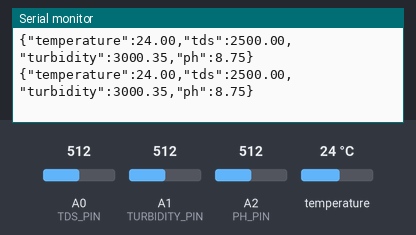
Bench run of a sketch on a simulated Arduino Uno, built with avr-gcc and run on an emulated ATmega328P. On the bench: the last lines printed to the serial monitor. The test bench sets the inputs (shaded band); at power-on: temperature 24 °C, A0 (TDS_PIN) = 512, A1 (TURBIDITY_PIN) = 512, A2 (PH_PIN) = 512.

Above: at 7.3 s.
7.4 s: temperature set to 12 °C
At 13.0 s:
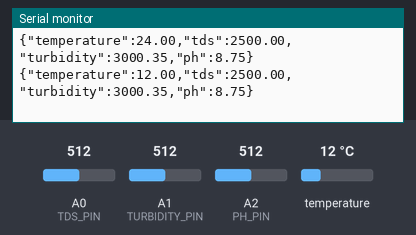
14.1 s: A0 (TDS_PIN) set to 716
At 18.6 s:
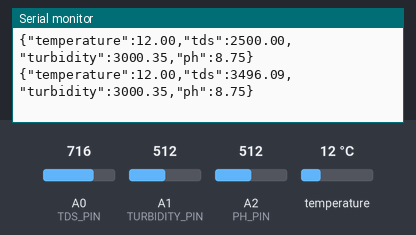
20.8 s: A1 (TURBIDITY_PIN) set to 716
At 24.2 s:
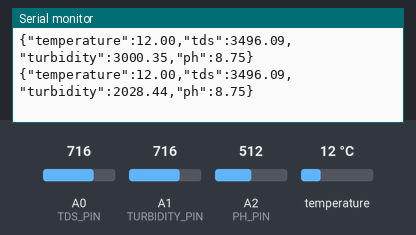
27.5 s: A2 (PH_PIN) set to 716
At 31.0 s:
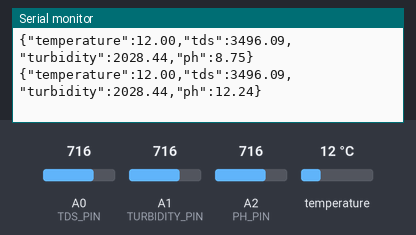
34.2 s: temperature set to 19 °C
At 36.6 s:
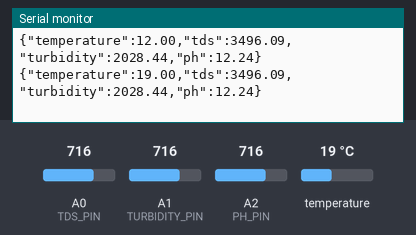
40.9 s: A0 (TDS_PIN) set to 992
At 42.3 s:
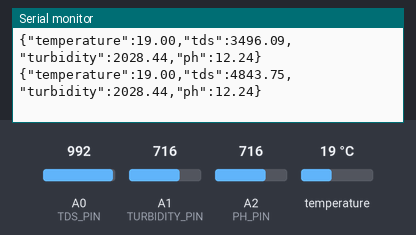
Timing chart, 0 to 43.9 s (numbered marks = the images above; inputs shaded):
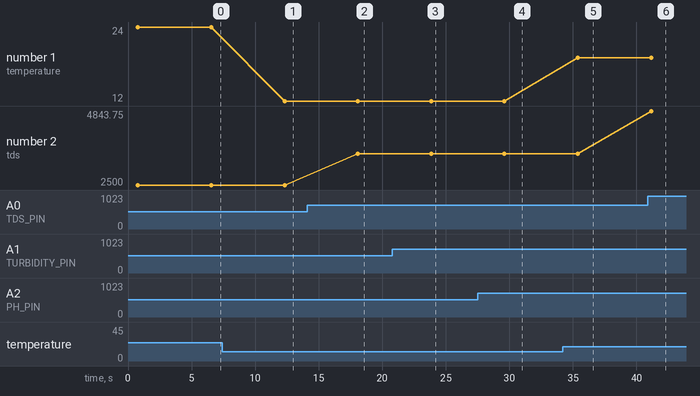

The sketch:

serial_comm.ino
```cpp
#include <OneWire.h>
#include <DallasTemperature.h>

// Pin definitions
#define ONE_WIRE_BUS 2    // DS18B20 temperature sensor pin
#define TDS_PIN A0        // TDS sensor analog pin
#define TURBIDITY_PIN A1  // Turbidity sensor analog pin
#define PH_PIN A2         // pH sensor analog pin

// Setup OneWire and DallasTemperature for the DS18B20 sensor
OneWire oneWire(ONE_WIRE_BUS);
DallasTemperature sensors(&oneWire);

// Variables to store sensor readings
float temperature, tds, turbidity, ph, turbidityNTU;

void setup() {
  Serial.begin(9600);  // Begin serial communication with ESP
  sensors.begin();     // Initialize the DS18B20 temperature sensor
}

void loop() {
  // Read temperature
  sensors.requestTemperatures();
  temperature = sensors.getTempCByIndex(0);

  // Read TDS
  tds = analogRead(TDS_PIN);
  tds = tds * (5.0 / 1024.0) * 1000;  // Example conversion, adjust as needed

  // Read turbidity
  turbidity = analogRead(TURBIDITY_PIN);

  // Convert turbidity to NTU
  // Example conversion formula for turbidity to NTU
  // NTU = -1120.4 * voltage^2 + 5742.3 * voltage - 4352.9 (for a typical sensor)
  float voltage = turbidity * (5.0 / 1024.0);  // Convert analog value to voltage
  turbidityNTU = -1120.4 * voltage * voltage + 5742.3 * voltage - 4352.9;

  // Read pH
  ph = analogRead(PH_PIN);
  ph = 3.5 * ph * (5.0 / 1024.0);  // Example conversion, adjust as needed

  // Send JSON-style readings over Serial to ESP
  Serial.print("{\"temperature\":");
  Serial.print(temperature);
  Serial.print(",\"tds\":");
  Serial.print(tds);
  Serial.print(",\"turbidity\":");
  Serial.print(turbidityNTU);
  Serial.print(",\"ph\":");
  Serial.print(ph);
  Serial.println("}");

  delay(5000);  // Wait for 5 seconds before next reading
}
```

Measured:
- after the input at 7.4 s, the serial monitor: prints a new line after 4.9 s (image 1)
- after the input at 14.1 s, the serial monitor: prints a new line after 4.0 s (image 2)
- after the input at 20.8 s, the serial monitor: prints a new line after 3.0 s (image 3)
- after the input at 27.5 s, the serial monitor: prints a new line after 2.1 s (image 4)
- after the input at 34.2 s, the serial monitor: prints a new line after 1.2 s (image 5)
- after the input at 40.9 s, the serial monitor: prints a new line after 0.25 s (image 6)
- plotted number 1: 24 → 12 after the input at 7.4 s, 12 → 19 after the input at 34.2 s
- plotted number 2: 2500 → 3496.09 after the input at 14.1 s, 3496.09 → 4843.75 after the input at 40.9 s
